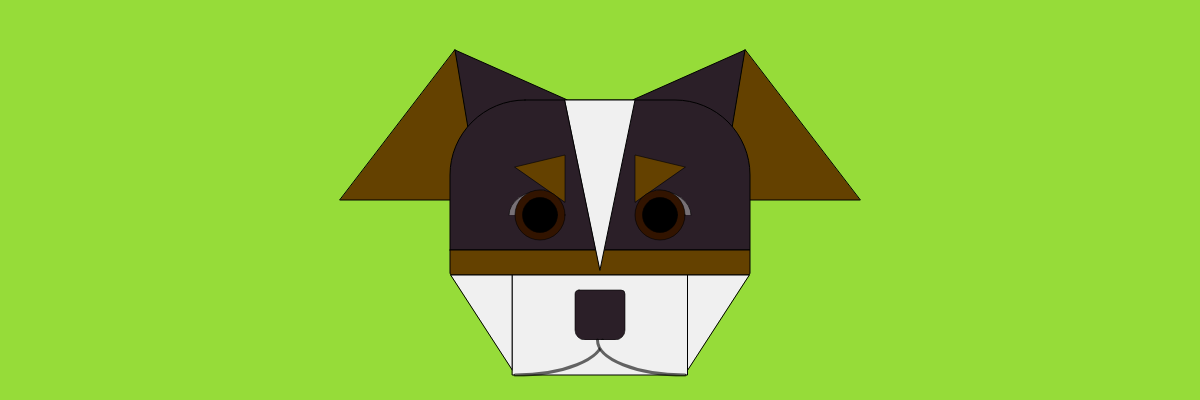
Frame 1 (no input)
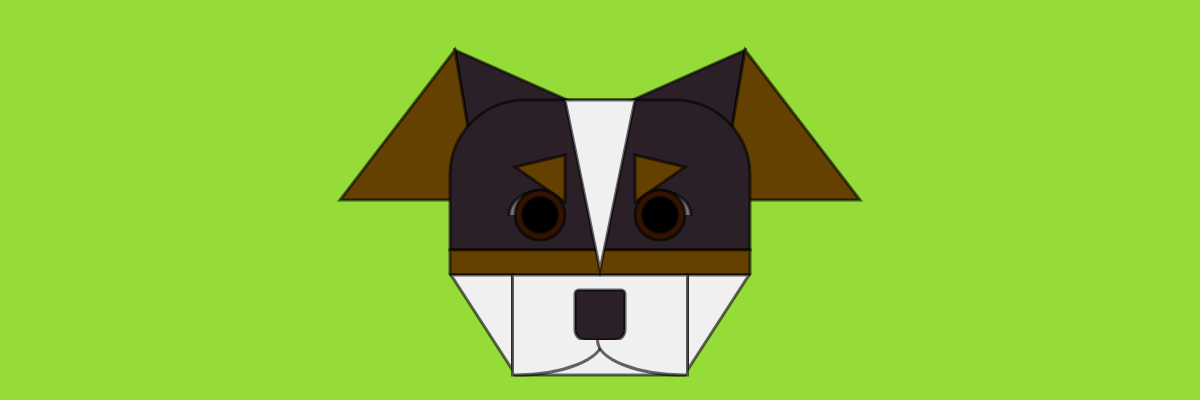
Frame 60 (no input)
Frame 120 (the mouse pressed at the canvas centre since frame 60): identical to frame 60, image omitted

The p5.js sketch that drew these frames (run headless with seeded random() and noise() and a simulated clock; from frame 60 on, the mouse is pressed at the canvas centre):

// p5.js sketch
// ── sketch.js
function setup() {
  createCanvas(windowWidth, 400);
}

function draw() {
  background(150, 220, 57);
  let CENTER = windowWidth / 2; //se define que el centro de la página sea "CENTER" para poder usar esta variable en las siguientes operaciones.

//CABEZA, CONTORNO

  //Se dibuja primero los triangulos (que serán las orejas) ya que van atrás de los rectangulos de la cara.

  //OREJAS
  //izquierda
      fill(43, 31, 40); //negro
  triangle(CENTER - 145, 50, CENTER - 32.5, 100, CENTER - 120, 200); //2do triangulo de las orejas (de izq a der, parte de arriba)
      fill(100, 65, 0); //cafe
  triangle(CENTER - 145, 50, CENTER - 120, 200, CENTER - 260, 200); //1er triangulo

  //Ahora, para la otra oreja, se hace la operación contraria a la anterior, pero se usan los mismos valores, si se busca asimetría.

  //derecha
      fill(43, 31, 40);
  triangle(CENTER + 145, 50, CENTER + 32.5, 100, CENTER + 120, 200); //3er triangulo, orejas.
      fill(100, 65, 0);
  triangle(CENTER + 145, 50, CENTER + 120, 200, CENTER + 260, 200); //4to triangulo, orejas.

  //primero se centran los elementos, para luego empezar a dibujar los rectagulos que forman su rostro.

  //ROSTRO
      fill(43, 31, 40);
  rectMode(CENTER);
  rect(CENTER - 150, 100, 300, 150, 100, 100, 0, 0); //1er rectangulo de la cara para los ojos (de arriba hacía abajo).
      fill(100, 65, 0);
  rect(CENTER - 150, 250, 300, 25, 0, 0, 2, 2); //2do rectangulo.

  //mandibula
      fill(240); //blanco grisaseo
  triangle(CENTER - 149, 275, CENTER - 87.5, 275, CENTER - 87.5, 370); //mandibula izquierda.
  triangle(CENTER + 149, 275, CENTER + 87.5, 275, CENTER + 87.5, 370); //mandibula derecha.

  rect(CENTER - 87.5, 275, 175, 100); //3er rectangulo; de la nariz y boca.

      fill(240);
  triangle(CENTER - 35, 100, CENTER + 35, 100, CENTER, 270); //Marca triangular de su pelaje.

//ROSTRO;DETALLES
  
      stroke(0, 150);
  
  //OJOS
  //izquierdo
      fill(100, 65, 0);
  triangle(CENTER - 85, 167, CENTER - 35, 155, CENTER - 35, 202); //ceja izquierda.
      fill(240, 100);
  arc(CENTER - 56, 215, 70, 50, PI, PI + HALF_PI); //eyelid(?
      fill(50, 20, 0);
  circle(CENTER - 60, 215, 50); //ojo izquierdo.
      fill(0);
  circle(CENTER - 60, 215, 35); //ojo izquierdo, pupila.

  //derecho
      fill(100, 65, 0);
      stroke(0, 150);
  triangle(CENTER + 85, 167, CENTER + 35, 155, CENTER + 35, 202); //ceja derecha.
      fill(240, 100);
  arc(CENTER + 56, 215, 70, 50, PI + HALF_PI, 0); //eyelid(?
      fill(50, 20, 0);
      stroke(0, 150);
  circle(CENTER + 60, 215, 50); //ojo derecho.
      fill(0);
  circle(CENTER + 60, 215, 35); //ojo derecho, pupila.

  //NARIZ
      fill(43, 31, 40); //negro
  rect(CENTER - 25, 290, 50, 50, 4, 4, 10, 10);

  //BOCA
  //comisura izq
      fill(240);
      strokeWeight(3)
  arc(CENTER - 85, 340, 175, 70, 0, HALF_PI);
  //comisura der
  arc(CENTER + 85, 340, 175, 70, HALF_PI, PI);
}
